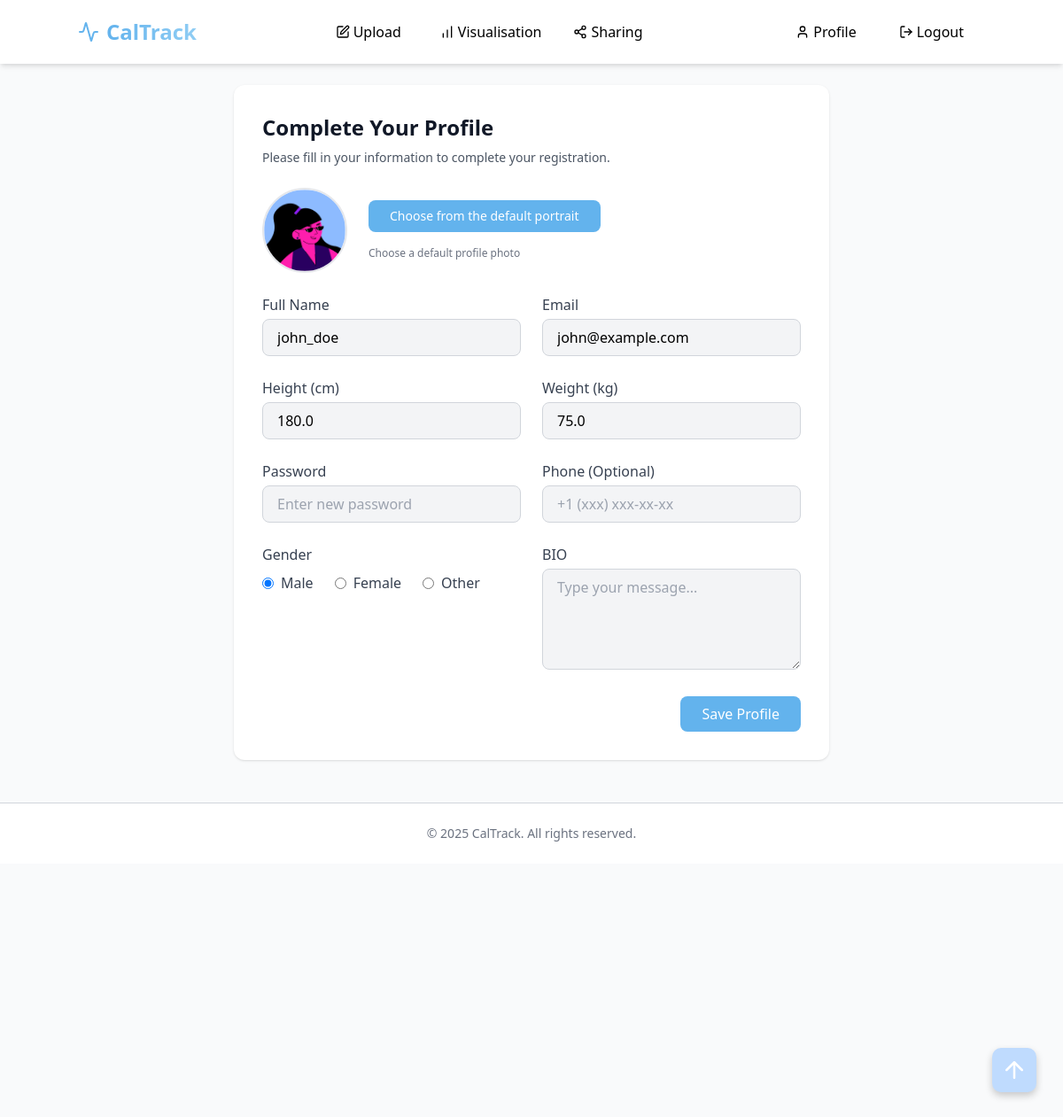
Screenshot of /complete-profile (signed in) with the database file from the repository.
### app/models.py (models this page shows, shortened)
class User(db.Model):
    __tablename__ = 'users'
    id = db.Column(db.Integer, primary_key=True)
    username = db.Column(db.String(80), unique=True, nullable=False)
    password_hash = db.Column(db.String(120), nullable=False)
    email = db.Column(db.String(120), unique=True, nullable=False)
    created_at = db.Column(db.DateTime, default=datetime.utcnow)
    photo = db.Column(db.String(255), nullable=True)  # Store filename of profile photo
    gender = db.Column(db.String(20), nullable=True)
    bio = db.Column(db.Text, nullable=True)
    phone = db.Column(db.String(30), nullable=True)
    height = db.Column(db.Float, nullable=True)
    weight = db.Column(db.Float, nullable=True)
    target_weight = db.Column(db.Float, nullable=True)
    is_verified = db.Column(db.Boolean, default=False, nullable=False)
    calorie_entries = db.relationship(
        'CalorieEntry', back_populates='user', cascade='all, delete-orphan')
    friendships_initiated = db.relationship(
        'Friendship', foreign_keys='Friendship.user_id', back_populates='user')
    friendships_received = db.relationship(
        'Friendship', foreign_keys='Friendship.friend_id', back_populates='friend')
    shared_calories_sent = db.relationship(
        'SharedCalories', foreign_keys='SharedCalories.sharer_id', back_populates='sharer')
    shared_calories_received = db.relationship(
        'SharedCalories', foreign_keys='SharedCalories.recipient_id', back_populates='recipient')
    daily_metrics = db.relationship(
        'DailyMetrics', back_populates='user', cascade='all, delete-orphan')
    calorie_burns = db.relationship(
        'CalorieBurn', back_populates='user', cascade='all, delete-orphan')
    verification_codes = db.relationship(
        'VerificationCode', back_populates='user', cascade='all, delete-orphan')
    recommendations = db.relationship(
        'Recommendation', back_populates='user', cascade='all, delete-orphan')

### app/route_nav.py (the view, shortened to what this page needs)
@app.route('/complete-profile', methods=['GET', 'POST'])
@login_required
def complete_profile():
    user = User.query.get(session['user_id'])
    from .models import UserGoal
    goal = UserGoal.query.filter_by(user_id=user.id).first()
    return render_template('complete_profile.html', title='Complete Profile', current_user=user)

### app/auth.py (called while the page is built)
def login_required(f):
    @wraps(f)
    def decorated_function(*args, **kwargs):
        if 'user_id' not in session:
            flash('Please log in to access this page', 'error')
            return redirect(url_for('index'))
        return f(*args, **kwargs)
    return decorated_function

### app/templates/complete_profile.html (shortened to what this page needs)
 {% extends 'base.html' %} {% block content %}
<div class="bg-white rounded-xl shadow p-8 max-w-2xl mx-auto mt-10">
  <h2 class="text-2xl font-semibold text-gray-900 mb-2">Complete Your Profile</h2>
  <p class="text-sm text-gray-600 mb-6">
    Please fill in your information to complete your registration.
  </p>
  <form class="space-y-6" method="POST" enctype="multipart/form-data">
    <div class="flex items-center space-x-6 mb-8">
      <img
        src="{{ url_for('static', filename='profile_photos/' + current_user.photo if current_user.photo else 'profile_photos/vibrent_1.png') }}"
        alt="Profile Photo"
        class="w-24 h-24 rounded-full object-cover border-2 border-gray-200"
        id="profile-photo-preview"
      />
      <div>
        <button type="button" id="choose-avatar-btn" class="px-6 py-2 bg-cal-blue text-white text-sm font-medium rounded-lg hover:bg-cal-blue-dark focus:outline-none focus:ring-2 focus:ring-cal-blue mb-2">
          Choose from the default portrait
        </button>
        <p class="text-xs text-gray-500 mt-2">Choose a default profile photo</p>
      </div>
    </div>
    <div class="grid grid-cols-1 md:grid-cols-2 gap-6">
      <div>
        <label for="fullName" class="block text-gray-700 mb-1">Full Name</label>
        <input
          id="fullName"
          name="fullName"
          type="text"
          value="{{ current_user.username }}"
          placeholder="Full Name"
          class="w-full bg-gray-100 border border-gray-300 rounded-lg px-4 py-2 focus:outline-none focus:border-cal-blue"
        />
      </div>
      <div>
        <label for="email" class="block text-gray-700 mb-1">Email</label>
        <input
          id="email"
          name="email"
          type="email"
          value="{{ current_user.email }}"
          placeholder="Email"
          class="w-full bg-gray-100 border border-gray-300 rounded-lg px-4 py-2 focus:outline-none focus:border-cal-blue"
        />
      </div>
    </div>
    <div class="grid grid-cols-1 md:grid-cols-2 gap-6">
      <div>
        <label for="height" class="block text-gray-700 mb-1">Height (cm)</label>
        <input
          id="height"
          name="height"
          type="number"
          step="0.1"
          required
          value="{{ current_user.height if current_user.height is not none else '' }}"
          placeholder="Enter your height"
          class="w-full bg-gray-100 border border-gray-300 rounded-lg px-4 py-2 focus:outline-none focus:border-cal-blue"
        />
      </div>
      <div>
        <label for="weight" class="block text-gray-700 mb-1">Weight (kg)</label>
        <input
          id="weight"
          name="weight"
          type="number"
          step="0.1"
          required
          value="{{ current_user.weight if current_user.weight is not none else '' }}"
          placeholder="Enter your weight"
          class="w-full bg-gray-100 border border-gray-300 rounded-lg px-4 py-2 focus:outline-none focus:border-cal-blue"
        />
      </div>
    </div>
    <div class="grid grid-cols-1 md:grid-cols-2 gap-6">
      <div>
        <label for="password" class="block text-gray-700 mb-1">Password</label>
        <input
          id="password"
          name="password"
          type="password"
          placeholder="Enter new password"
          class="w-full bg-gray-100 border border-gray-300 rounded-lg px-4 py-2 focus:outline-none focus:border-cal-blue"
        />
      </div>
      <div>
        <label for="phone" class="block text-gray-700 mb-1">Phone (Optional)</label>
        <input
          id="phone"
          name="phone"
          type="tel"
          value="{{ current_user.phone if current_user.phone else '' }}"
          placeholder="+1 (xxx) xxx-xx-xx"
          class="w-full bg-gray-100 border border-gray-300 rounded-lg px-4 py-2 focus:outline-none focus:border-cal-blue"
        />
      </div>
    </div>
    <div class="flex flex-col md:flex-row md:space-x-6">
      <div class="flex-1">
        <span class="block text-gray-700 mb-2">Gender</span>
        <div class="flex items-center space-x-6">
          <label class="flex items-center space-x-2">
            <input
              type="radio"
              name="gender"
              value="male"
              required
              class="text-cal-blue focus:ring-0"
              {% if current_user.gender == 'male' %}checked{% endif %}
            />
            <span class="text-gray-700">Male</span>
          </label>
          <label class="flex items-center space-x-2">
            <input
              type="radio"
              name="gender"
              value="female"
              class="text-cal-blue focus:ring-0"
            />
            <span class="text-gray-700">Female</span>
          </label>
          <label class="flex items-center space-x-2">
            <input
              type="radio"
              name="gender"
              value="other"
              class="text-cal-blue focus:ring-0"
            />
            <span class="text-gray-700">Other</span>
          </label>
        </div>
      </div>
      <div class="flex-1">
        <label for="bio" class="block text-gray-700 mb-1">BIO</label>
        <textarea
          id="bio"
          name="bio"
          rows="4"
          placeholder="Type your message..."
          class="w-full bg-gray-100 border border-gray-300 rounded-lg px-4 py-2 focus:outline-none focus:border-cal-blue"
        >{{ current_user.bio if current_user.bio else '' }}</textarea>
      </div>
    </div>
    <div class="flex justify-end">
      <button
        type="submit"
        class="px-6 py-2 bg-cal-blue text-white font-medium rounded-lg hover:bg-cal-blue-dark focus:outline-none focus:ring-2 focus:ring-cal-blue"
      >
        Save Profile
      </button>
    </div>
  </form>
</div>
{% endblock %}

### app/templates/base.html (style rules this page uses)
html { scroll-behavior: smooth; }

### rows the page displays
User: fullName "john_doe", email "john@example.com", height "180.0", weight "75.0", gender "☑ Male", gender "☐ Female", gender "☐ Other"
